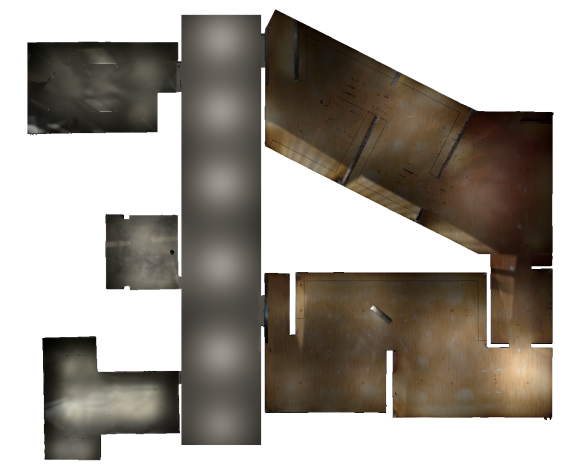
#> input picture GalleryImage/GMA3_W-10.png, 1165 x 935 px, found by its file name (shown at 1/2 size)
$ python 1.1_space_to_matrix_NotInUse.py
#> lines starting #> are read from the running program, lines starting #| are printed output that depends on the picture; after the words box and inside, x2 and y2 are one past the last pixel; in counts of white or black regions, pixels touching at a corner belong together
#Unity 상에서 공간 캡처 데이터를 불러와서 매트릭스로 변형 및 .csv로 저장

'''
!!!NOT IN USE!!!

현재 해당 방식은 사용하지 않는 걸로
'''

import cv2
import numpy as np
import networkx as nx
import json
import matplotlib.pyplot as plt
import seaborn as sns
import pandas as pd
import matplotlib.cm as cm
from matplotlib.colors import Normalize
from time import sleep
import os

currentPath = os.getcwd()

# GMA_W-10 는 갤러리 기준 -10미터 위에 white plane이 있을 때 캡처: 전체 갤러리 탑뷰
# GMA_W+0.5 는 갤러리 기준 0.5미터 위에 white plane이 있을 때 캡처: 갤러리 내부 가벽 탑뷰
image = cv2.imread("GalleryImage/GMA3_W-10.png", cv2.IMREAD_COLOR)
#> image is the input picture: shape (935, 1165, 3); mean B, G, R 149.8, 157.3, 163.4
wImage = cv2.imread("GalleryImage/GMA3_W+0.5.png", cv2.IMREAD_COLOR)
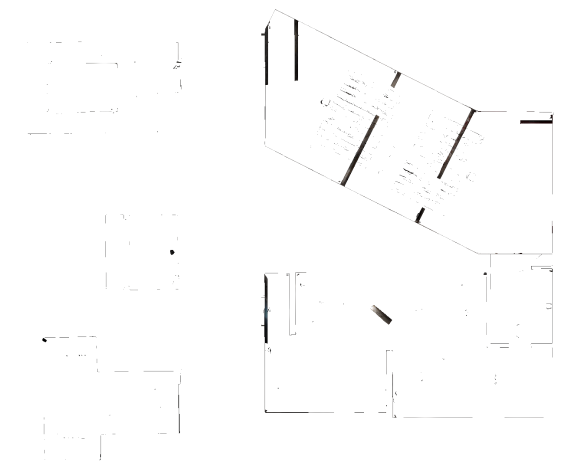
#> input picture GalleryImage/GMA3_W+0.5.png, 1165 x 935 px, found by its file name (shown at 1/2 size)
#> wImage is the input picture: shape (935, 1165, 3); mean B, G, R 253.1, 253.1, 253.1
# grey scale로 색상 변환
imageGrey = cv2.cvtColor(image, cv2.COLOR_BGR2GRAY)
wImageGrey = cv2.cvtColor(wImage, cv2.COLOR_BGR2GRAY)
# 흰색 제외 전부 날리기
_, imageThreshold = cv2.threshold(imageGrey, 254, 255, cv2.THRESH_BINARY)
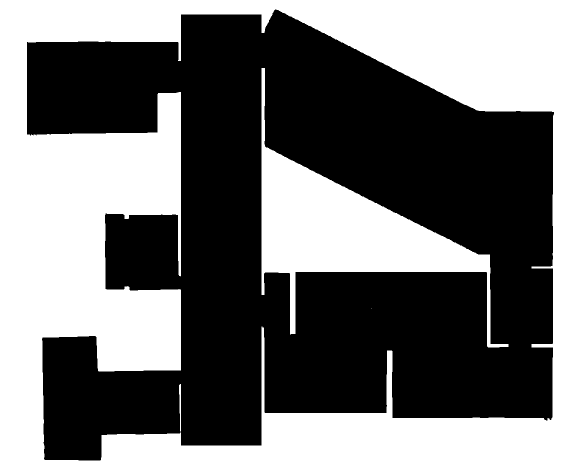
#> imageThreshold: shape (935, 1165) (shown at 1/2 size); 45.7% white; 3 white regions (1 under 20 px), largest, box (x1, y1, x2, y2) and area: (0, 0, 1165, 935) 429946, (523, 136, 1017, 695) 67494
_, wImageThreshold = cv2.threshold(wImageGrey, 254, 255, cv2.THRESH_BINARY)
#> wImageThreshold: shape (935, 1165); 98.3% white; 475 black regions (397 under 20 px), largest, box (x1, y1, x2, y2) and area: (522, 19, 1014, 359) 4885, (650, 209, 1105, 535) 3074, (522, 545, 669, 826) 1734
# 색상 반전
imageThreshold = cv2.bitwise_not(imageThreshold)
wImageThreshold = cv2.bitwise_not(wImageThreshold)
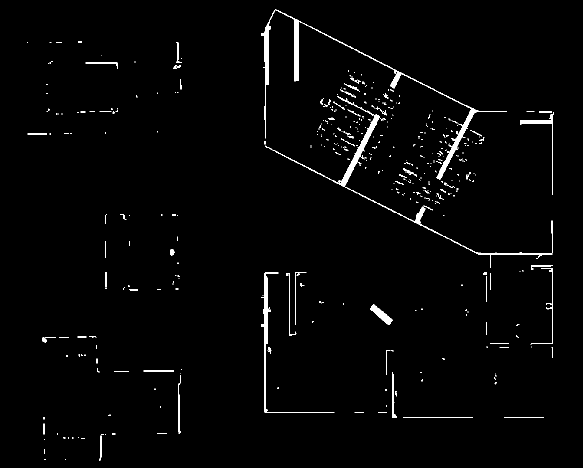
#> wImageThreshold: shape (935, 1165) (shown at 1/2 size); 1.7% white; 475 white regions (397 under 20 px)

'''
!!!NOT IN USE!!!

!!!ABSOLUTELY NOT IN USE!!!
imageThreshold2 = cv2.adaptiveThreshold(imageGrey, 255, cv2.ADAPTIVE_THRESH_MEAN_C, cv2.THRESH_BINARY, 21, 3)
wImageThreshold2 = cv2.adaptiveThreshold(wImageGrey, 255, cv2.ADAPTIVE_THRESH_GAUSSIAN_C, cv2.THRESH_BINARY, 15, 3)
canny = cv2.Canny(image, 254, 255)
cv2.imshow("canny", canny)
cContours, hierarchy = cv2.findContours(canny, cv2.RETR_TREE, cv2.CHAIN_APPROX_SIMPLE)
'''

# 컨투어 생성
contours, hierarchy = cv2.findContours(imageThreshold, cv2.RETR_TREE, cv2.CHAIN_APPROX_SIMPLE)
#> contours = 3 contours, 1 with area under 20; largest, box (x1, y1, x2, y2) and area: (54, 19, 1108, 921) 656202, (522, 135, 1018, 696) 68600
wContours, hierarchy = cv2.findContours(wImageThreshold, cv2.RETR_TREE, cv2.CHAIN_APPROX_SIMPLE)
#> wContours = 483 contours, 441 with area under 20; largest, box (x1, y1, x2, y2) and area: (522, 19, 1014, 359) 3814, (650, 209, 1105, 535) 2338, (522, 545, 669, 826) 1266, (1040, 224, 1108, 389) 645, (740, 609, 785, 649) 594
# contours = contours + wContours

# 내벽 컨투어 검출 => 근데 컨투어에 문제가 있는 상황..
cntrs = []
for cnt in wContours:
    if cv2.contourArea(cnt) > 2000:
        cntrs.append(cnt)
#> this loop made 483 passes
#> cnt on passes 1 to 3: [[130, 918], [130, 919]], [[89, 918], [89, 919], [90, 919], [90, 918]], [[88, 899], [88, 906], [89, 906], [89, 899]]
#> after the loop, cntrs = 2 contours; box (x1, y1, x2, y2) and area: (522, 19, 1014, 359) 3814, (650, 209, 1105, 535) 2338


mask = np.zeros(imageGrey.shape, np.uint8)
cv2.drawContours(mask, contours, -1, 255, 4)
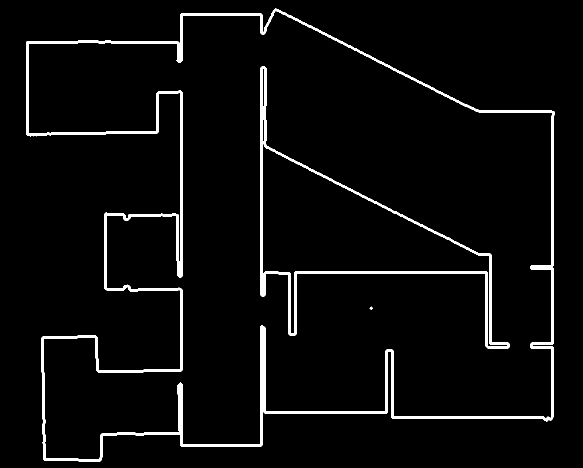
#> mask: shape (935, 1165) (shown at 1/2 size); 3.9% white; 3 white regions, box (x1, y1, x2, y2) and area: (52, 17, 1110, 923) 31025, (520, 133, 1020, 698) 11058, (739, 613, 746, 620) 25
pixel_cv = cv2.findNonZero(mask)
#> pixel_cv = contour of 42108 points, box (x1, y1, x2, y2) (52, 17, 1110, 923), area 185334
print(type(pixel_cv))
#| <class 'numpy.ndarray'>
print(pixel_cv)
#> (printed output is left out)
print(pixel_cv[0][0])
#| [550  17]
galleryH = int(imageGrey.shape[0]*0.045)
#> galleryH = 42
galleryW = int(imageGrey.shape[1]*0.045)
#> galleryW = 52
heatmapCellSize = 0.2
hCells, wCells = galleryH / heatmapCellSize, galleryW / heatmapCellSize
#> hCells = 210; wCells = 260

hMap = np.zeros((int(hCells), int(wCells)), np.uint8)
print(type(hMap))
#| <class 'numpy.ndarray'>
print(hMap)
#> (printed output is left out)


img = image.copy()
# cv2.drawContours(img, [pixel_cv], -1, (0, 0, 255), 1)
cv2.imshow('numpy', mask)
image = cv2.drawContours(image, contours, -1, (0, 255, 0), 2)
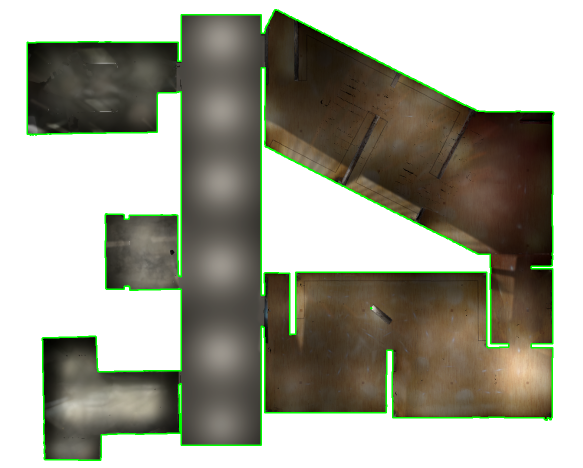
#> image: shape (935, 1165, 3) (shown at 1/2 size); 2.44% of pixels changed, all inside (x1, y1, x2, y2) = (53, 18, 1109, 922)
resized_mask = cv2.resize(mask, (int(wCells), int(hCells)))
_, add_th = cv2.threshold(resized_mask, 127, 255, cv2.THRESH_BINARY)
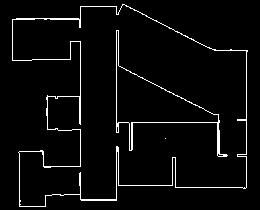
#> add_th: shape (210, 260); 3.9% white in thin lines or dots, all inside (x1, y1, x2, y2) = (12, 4, 248, 207)

cv2.imshow("th", add_th)

hMapCSV = pd.DataFrame(add_th)
#> hMapCSV = table of 210 rows and 260 columns
sns.heatmap(add_th, cmap='Greens', vmin=0, vmax=1)

print(resized_mask.shape)
#| (210, 260)

cv2.imshow("resized", resized_mask)
#픽셀 1050 갤러리 너비 48미터 => 1픽셀 당 0.045미터 정도...

cv2.imshow('Image', image)
# [4 lines of commented-out code are left out]
plt.show()
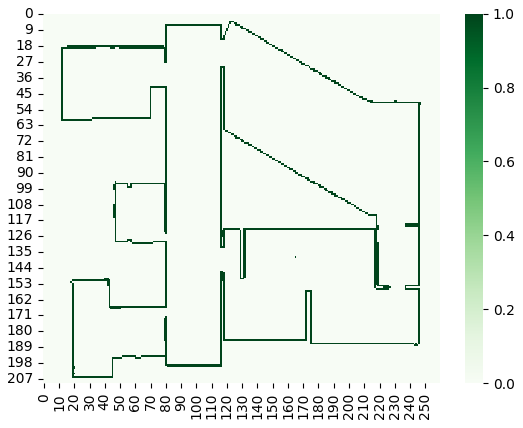
#> figure drawn by matplotlib, 2 panels
cv2.waitKey(0)
cv2.imwrite("GalleryImage/test.png", imageThreshold)
